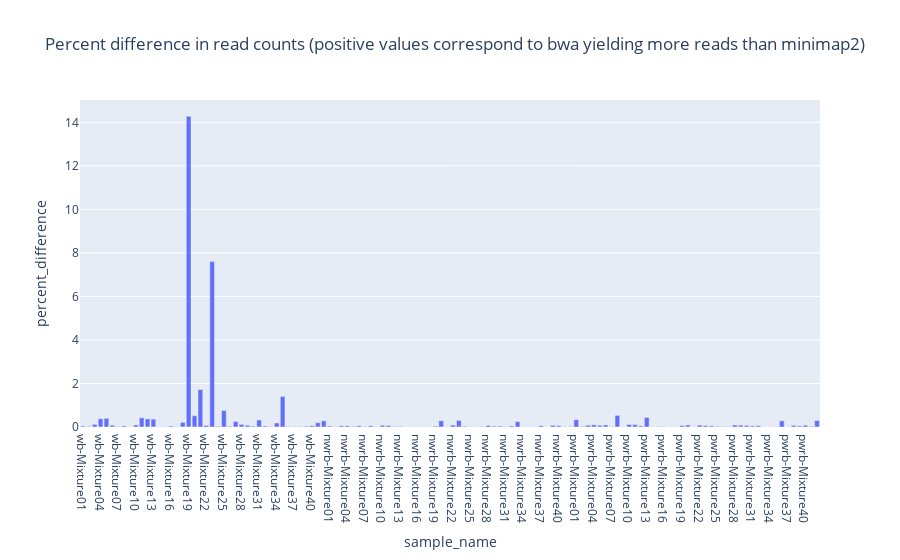

Notebook cell for this chart:
### Code cell
px.bar(wide_df, x="sample_name", y="percent_difference", title="Percent difference in read counts (positive values correspond to bwa yielding more reads than minimap2)")

### Figure 1 — Plotly figure (JSON) as saved in the notebook; plotly's stock layout.template omitted (floating-point values rounded to 4 significant figures)
{"data": [{"alignmentgroup": "True", "hovertemplate": "sample_name=%{x}<br>percent_difference=%{y}<extra></extra>", "legendgroup": "", "marker": {"color": "#636efa", "pattern": {"shape": ""}}, "name": "", "offsetgroup": "", "orientation": "v", "showlegend": false, "textposition": "auto", "type": "bar", "x": ["wb-Mixture01", "wb-Mixture02", "wb-Mixture03", "wb-Mixture04", "wb-Mixture05", "wb-Mixture06", "wb-Mixture07", "wb-Mixture08", "wb-Mixture09", "wb-Mixture10", "wb-Mixture11", "wb-Mixture12", "wb-Mixture13", "wb-Mixture14", "wb-Mixture15", "wb-Mixture16", "wb-Mixture17", "wb-Mixture18", "wb-Mixture19", "wb-Mixture20", "wb-Mixture21", "wb-Mixture22", "wb-Mixture23", "wb-Mixture24", "wb-Mixture25", "wb-Mixture26", "wb-Mixture27", "wb-Mixture28", "wb-Mixture29", "wb-Mixture30", "wb-Mixture31", "wb-Mixture32", "wb-Mixture33", "wb-Mixture34", "wb-Mixture35", "wb-Mixture36", "wb-Mixture37", "wb-Mixture38", "wb-Mixture39", "wb-Mixture40", "wb-Mixture41", "wb-Mixture42", "nwrb-Mixture01", "nwrb-Mixture02", "nwrb-Mixture03", "nwrb-Mixture04", "nwrb-Mixture05", "nwrb-Mixture06", "nwrb-Mixture07", "nwrb-Mixture08", "nwrb-Mixture09", "nwrb-Mixture10", "nwrb-Mixture11", "nwrb-Mixture12", "nwrb-Mixture13", "nwrb-Mixture14", "nwrb-Mixture15", "nwrb-Mixture16", "nwrb-Mixture17", "nwrb-Mixture18", "nwrb-Mixture19", "nwrb-Mixture20", "nwrb-Mixture21", "nwrb-Mixture22", "nwrb-Mixture23", "nwrb-Mixture24", "nwrb-Mixture25", "nwrb-Mixture26", "nwrb-Mixture27", "nwrb-Mixture28", "nwrb-Mixture29", "nwrb-Mixture30", "nwrb-Mixture31", "nwrb-Mixture32", "nwrb-Mixture33", "nwrb-Mixture34", "nwrb-Mixture35", "nwrb-Mixture36", "nwrb-Mixture37", "nwrb-Mixture38", "nwrb-Mixture39", "nwrb-Mixture40", "nwrb-Mixture41", "nwrb-Mixture42", "pwrb-Mixture01", "pwrb-Mixture02", "pwrb-Mixture03", "pwrb-Mixture04", "pwrb-Mixture05", "pwrb-Mixture06", "pwrb-Mixture07", "pwrb-Mixture08", "pwrb-Mixture09", "pwrb-Mixture10", "pwrb-Mixture11", "pwrb-Mixture12", "pwrb-Mixture13", "pwrb-Mixture14", "pwrb-Mixture15", "pwrb-Mixture16", "pwrb-Mixture17", "pwrb-Mixture18", "pwrb-Mixture19", "pwrb-Mixture20", "pwrb-Mixture21", "pwrb-Mixture22", "pwrb-Mixture23", "pwrb-Mixture24", "pwrb-Mixture25", "pwrb-Mixture26", "pwrb-Mixture27", "pwrb-Mixture28", "pwrb-Mixture29", "pwrb-Mixture30", "pwrb-Mixture31", "pwrb-Mixture32", "pwrb-Mixture33", "pwrb-Mixture34", "pwrb-Mixture35", "pwrb-Mixture36", "pwrb-Mixture37", "pwrb-Mixture38", "pwrb-Mixture39", "pwrb-Mixture40", "pwrb-Mixture41", "pwrb-Mixture42"], "xaxis": "x", "y": [0.04588, 0.0273, 0.1219, 0.3774, 0.3991, 0.08009, 0.01944, 0.05226, 0.009963, 0.09195, 0.4219, 0.373, 0.363, 0.00901, 0.01855, 0.04579, 0.01265, 0.2123, 14.28, 0.517, 1.722, 0.07253, 7.601, 0.03268, 0.757, 0.03354, 0.25, 0.121, 0.08043, 0.04111, 0.323, 0.04241, 0.01918, 0.1848, 1.407, 0.0246, 0.01452, 0.02054, 0.03629, 0.05677, 0.1955, 0.2845, 0.04385, 0.01425, 0.05362, 0.05575, 0.02676, 0.05537, 0.02529, 0.0547, 0.009028, 0.07697, 0.06938, 0.02335, 0.02911, 0.009721, 0.01343, 0.01552, 0.01063, 0.01392, 0.04063, 0.2854, 0.01097, 0.08578, 0.3015, 0.03312, 0.0143, 0.01228, 0.01651, 0.06863, 0.0439, 0.04293, 0.01744, 0.04807, 0.2477, 0.01131, 0.01246, 0.01687, 0.05842, 0.009953, 0.07709, 0.06086, 0.01593, 0.02347, 0.3372, 0.02907, 0.08099, 0.1005, 0.07525, 0.09346, 0.02164, 0.532, 0.01202, 0.1145, 0.1078, 0.04915, 0.4388, 0.01592, 0.02396, 0.02153, 0.01242, 0.008998, 0.06916, 0.0904, 0.009959, 0.08649, 0.06159, 0.05051, 0.02722, 0.02266, 0.02124, 0.09121, 0.08303, 0.07252, 0.05119, 0.0574, 0.0121, 0.009375, 0.0123, 0.2855, 0.01092, 0.07332, 0.05032, 0.08119, 0.02966, 0.2974], "yaxis": "y"}], "layout": {"barmode": "relative", "legend": {"tracegroupgap": 0}, "title": {"text": "Percent difference in read counts (positive values correspond to bwa yielding more reads than minimap2)"}, "xaxis": {"anchor": "y", "domain": [0, 1], "title": {"text": "sample_name"}}, "yaxis": {"anchor": "x", "domain": [0, 1], "title": {"text": "percent_difference"}}}}
